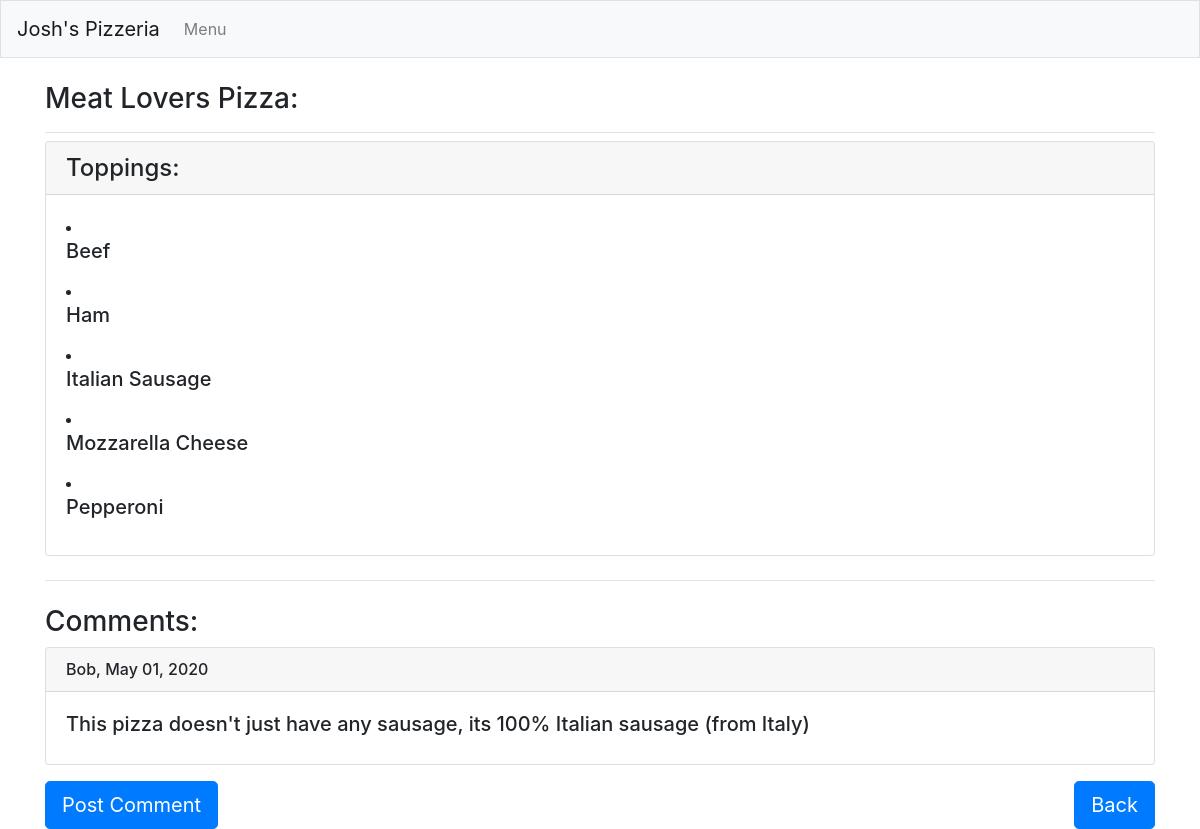
The app's page /pizzas/8/ with its own data.
### pizzeria_app/models.py (models this page shows, shortened)
class Pizza(models.Model):
    pizza_name = models.CharField(max_length=200)
    def __str__(self):
        return self.pizza_name

class Topping(models.Model):
    pizza_fk = models.ForeignKey(Pizza, on_delete=models.CASCADE)
    topping_name = models.CharField(max_length=200)

class Comment(models.Model):
    pizza_fk = models.ForeignKey(Pizza, on_delete=models.CASCADE)
    comment_text = models.TextField()
    comment_author = models.CharField(max_length=200)
    date_added = models.DateTimeField(auto_now_add=True)

### pizzeria_app/views.py (the view)
# urls.py: path('pizzas/<int:pizza_id>/', views.pizza, name='pizza'),
def pizza(request, pizza_id):
    pizza = Pizza.objects.get(id=pizza_id)
    pizza_with_toppings = pizza.topping_set.order_by('topping_name')
    pizza_with_comments = pizza.comment_set.order_by('-date_added')
    context = {'pizza':pizza, 'pizza_with_toppings':pizza_with_toppings, 'pizza_with_comments':pizza_with_comments}
    return render(request, 'pizzeria_app/pizza.html', context)

### pizzeria_app/templates/pizzeria_app/pizza.html
{% extends "pizzeria_app/base.html" %}
{% block page_header %}
    <h3>{{ pizza }} Pizza:</h3>
{% endblock page_header %}
{% block content %}
<div class="card mb-3">
    <h4 class="card-header">Toppings:</h4>
    <div class="card-body">
        {% for topping in pizza_with_toppings %}
            <li><h5>{{ topping.topping_name|linebreaks }}</h5></li>
        {% empty %}
            <li><h5>{There are no toppings for this pizza yet</h5></li>
        {% endfor %}
    </div>
</div>
<hr class="my-4">
<h3>Comments:</h3>
{% for comment in pizza_with_comments %}
<div class="card mb-3">
    <h6 class="card-header">{{ comment.comment_author }},&nbsp;{{ comment.date_added|date:'M d, Y' }}</h6>
    <div class="card-body">
        <h5>{{ comment.comment_text }}</h5>
    </div>
</div>
{% empty %}
    <h6>There are no comments for this pizza yet</h6>
{% endfor %}
<div class="row">
    <div class="col-sm-3"><a class="btn btn-primary btn-lg enabled" role="button" href="{% url 'pizzeria_app:new_comment' pizza.id %}" role="button">Post Comment</a></div>
    <div class="col-sm-6"></div>
    <div class="col-sm-3"><a class="btn btn-primary btn-lg enabled float-right" role="button" href="{% url 'pizzeria_app:pizzas' %}" role="button">Back</a></div>
</div>
{% endblock content %}

### records on screen
Pizza: pizza_name "Meat Lovers"
Topping: topping_name "Beef"
Topping: topping_name "Ham"
Topping: topping_name "Italian Sausage"
Topping: topping_name "Mozzarella Cheese"
Topping: topping_name "Pepperoni"
Comment: comment_author "Bob", date_added "May 01, 2020", comment_text "This pizza doesn't just have any sausage, its 100% Italian sausage (from Italy)"
